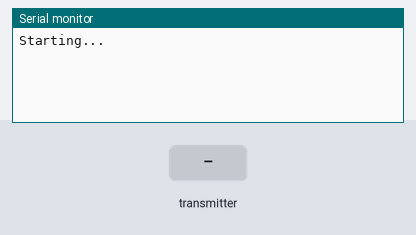
Bench run of a sketch on a simulated Arduino Uno, built with avr-gcc and run on an emulated ATmega328P. Parts: the last lines printed to the serial monitor. The inputs (shaded band) are chosen by the test bench. No radio packets arrive unless stated.

Above: at 1.2 s.
1.3 s: the transmitter starts sending temperature = 0
At 1.37 s:
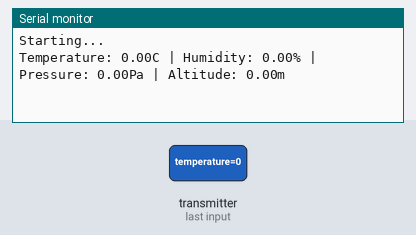
2.8 s: the transmitter starts sending humidity = 100
At 3.03 s:
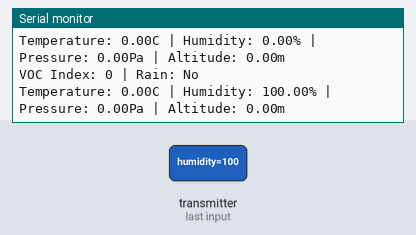
5.8 s: the transmitter starts sending altitude = 100
At 6.0 s:
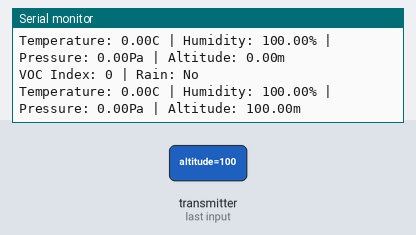
8.8 s: the transmitter starts sending index = 1023
11.8 s: the transmitter starts sending rain = 0
13.6 s: the transmitter starts sending temperature = 100
At 13.83 s:
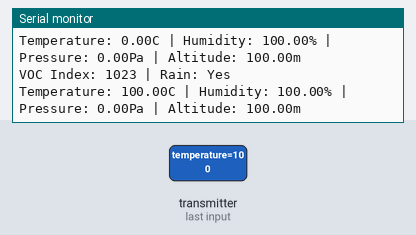

The sketch:

Experiment_3_Receiver.ino
```cpp
/*
Title: Weather Station Receiver Experiment 3
Programmer: Justin Lam
Date: 13/02/23
Description: Experiment to test RTC and transmitting temperature, humidity, pressure, altitude, VOC index and if it is raining.
*/

#include <SPI.h>
#include <nRF24L01.h>
#include <RF24.h>

const byte address[6] = "00001"; // Define the address through which the radios will use to communicate.

struct dataPackage { // Declaration and definition of a struct that contains the data.
  float temperature = 0.0;
  float humidity = 0.0;
  float pressure = 0.0;
  float altitude = 0.0;
  int index = 0;
  int rain = 1;
};

RF24 radio(7, 8); // Declare and initialise the radio where CE and CSN are digital pins 7 and 8 respectively.
dataPackage data; // Declare the data struct named "data".

void setup() {
  Serial.begin(9600);
  radio.begin(); // Start radio operation.
  //radio.setDataRate(RF24_250KBPS); // Set the data rate to 250kb/s.
  //radio.setChannel(120); // Set the channel frequency to channel 120 (2520MHz).
  radio.openReadingPipe(0, address); // Set the address for receiving.
  radio.setPALevel(RF24_PA_LOW); // Set the amplification of the radio to low.
  radio.startListening(); // Start receiving.
  Serial.println("Starting...");
}

void loop() {
  if (radio.available()) { // Check if receiving data.
    radio.read(&data, sizeof(dataPackage)); // Read data received.
    // Print the data on the serial monitor.
    Serial.print("Temperature: ");
    Serial.print(data.temperature);
    Serial.print("C | Humidity: ");
    Serial.print(data.humidity);
    Serial.print("% | Pressure: ");
    Serial.print(data.pressure);
    Serial.print("Pa | Altitude: ");
    Serial.print(data.altitude);
    Serial.println("m");
    Serial.print("VOC Index: ");
    Serial.print(data.index);

    if (data.rain == 0) {
      Serial.println(" | Rain: Yes"); // Print yes of rain sensor returns a logic low.
    }
    else {
      Serial.println(" | Rain: No"); // Print no if rain sensor returns a logic high.
    }
  }
}
```

Measured:
- after the input at 1.3 s, the serial monitor: prints a new line at once (image 1)
- after the input at 2.8 s, the serial monitor: prints a new line after 0.17 s (image 2)
- after the input at 5.8 s, the serial monitor: prints a new line after 0.14 s (image 3)
- after the input at 13.6 s, the serial monitor: prints a new line after 0.17 s (image 4)
